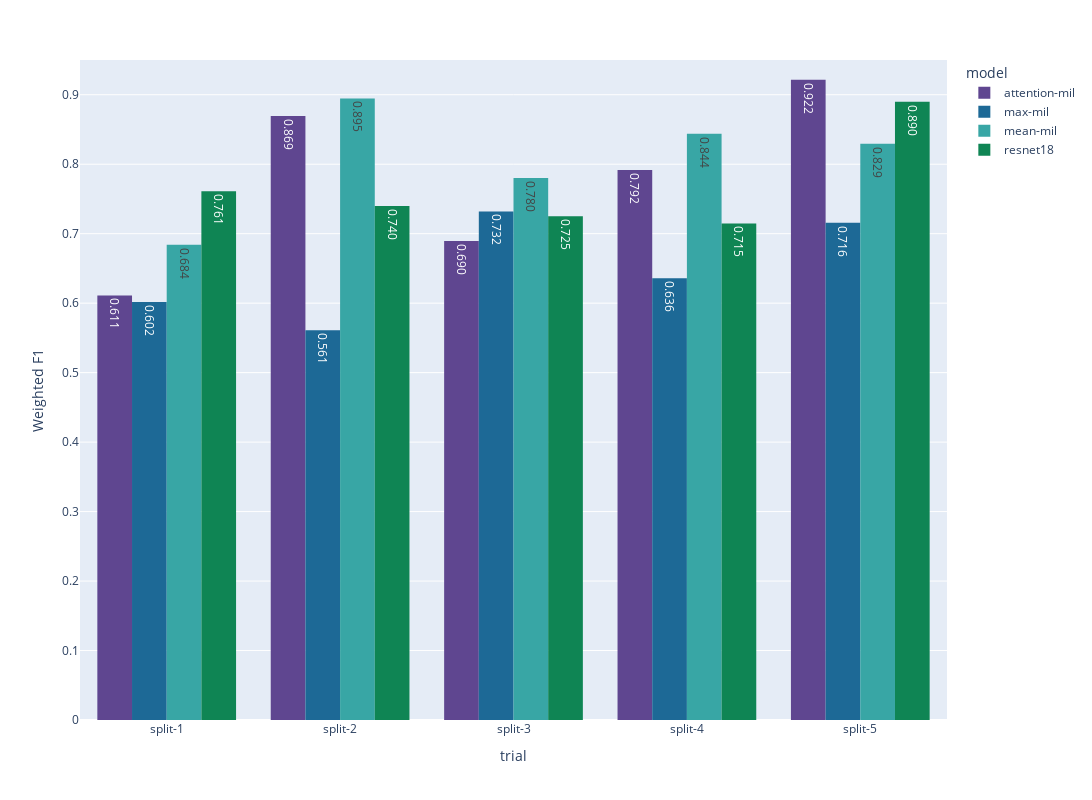

Write notebook code for a chart like this one.
### Code cell
fig = px.histogram(
    results, x="trial", 
    y="weighted_f1", 
    color="model", 
    barmode="group", 
    height=800,
    width=1500,
    color_discrete_sequence=px.colors.qualitative.Prism,
    text_auto=".3f"
    )

fig.update_yaxes(range=[0, 0.95], title_text="Weighted F1")

fig.show()

### Figure 1 — Plotly figure (JSON) as saved in the notebook; plotly's stock layout.template omitted (floating-point values rounded to 4 significant figures)
{"data": [{"alignmentgroup": "True", "bingroup": "x", "histfunc": "sum", "hovertemplate": "model=attention-mil<br>trial=%{x}<br>sum of weighted_f1=%{y}<extra></extra>", "legendgroup": "attention-mil", "marker": {"color": "rgb(95, 70, 144)", "pattern": {"shape": ""}}, "name": "attention-mil", "offsetgroup": "attention-mil", "orientation": "v", "showlegend": true, "texttemplate": "%{value:.3f}", "type": "histogram", "x": ["split-1", "split-2", "split-3", "split-4", "split-5"], "xaxis": "x", "y": [0.611, 0.8693, 0.6896, 0.7918, 0.9216], "yaxis": "y"}, {"alignmentgroup": "True", "bingroup": "x", "histfunc": "sum", "hovertemplate": "model=max-mil<br>trial=%{x}<br>sum of weighted_f1=%{y}<extra></extra>", "legendgroup": "max-mil", "marker": {"color": "rgb(29, 105, 150)", "pattern": {"shape": ""}}, "name": "max-mil", "offsetgroup": "max-mil", "orientation": "v", "showlegend": true, "texttemplate": "%{value:.3f}", "type": "histogram", "x": ["split-1", "split-2", "split-3", "split-4", "split-5"], "xaxis": "x", "y": [0.6018, 0.561, 0.732, 0.6359, 0.7156], "yaxis": "y"}, {"alignmentgroup": "True", "bingroup": "x", "histfunc": "sum", "hovertemplate": "model=mean-mil<br>trial=%{x}<br>sum of weighted_f1=%{y}<extra></extra>", "legendgroup": "mean-mil", "marker": {"color": "rgb(56, 166, 165)", "pattern": {"shape": ""}}, "name": "mean-mil", "offsetgroup": "mean-mil", "orientation": "v", "showlegend": true, "texttemplate": "%{value:.3f}", "type": "histogram", "x": ["split-1", "split-2", "split-3", "split-4", "split-5"], "xaxis": "x", "y": [0.6842, 0.8947, 0.78, 0.8439, 0.8293], "yaxis": "y"}, {"alignmentgroup": "True", "bingroup": "x", "histfunc": "sum", "hovertemplate": "model=resnet18<br>trial=%{x}<br>sum of weighted_f1=%{y}<extra></extra>", "legendgroup": "resnet18", "marker": {"color": "rgb(15, 133, 84)", "pattern": {"shape": ""}}, "name": "resnet18", "offsetgroup": "resnet18", "orientation": "v", "showlegend": true, "texttemplate": "%{value:.3f}", "type": "histogram", "x": ["split-1", "split-2", "split-3", "split-4", "split-5"], "xaxis": "x", "y": [0.7612, 0.7399, 0.725, 0.7148, 0.89], "yaxis": "y"}], "layout": {"barmode": "group", "height": 800, "legend": {"title": {"text": "model"}, "tracegroupgap": 0}, "margin": {"t": 60}, "width": 1500, "xaxis": {"anchor": "y", "domain": [0, 1], "title": {"text": "trial"}}, "yaxis": {"anchor": "x", "domain": [0, 1], "range": [0, 0.95], "title": {"text": "Weighted F1"}}}}
